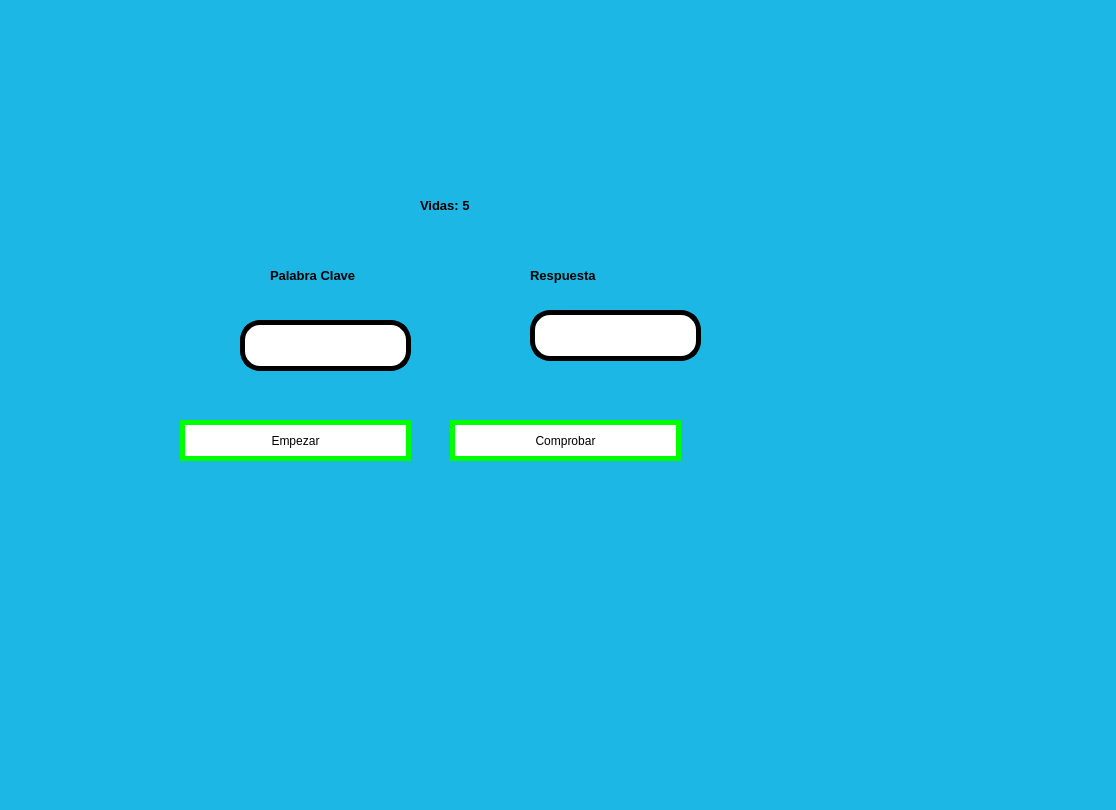
<?xml version="1.0" encoding="UTF-8"?>
<ui version="4.0">
 <class>MainWindow</class>
 <widget class="QMainWindow" name="MainWindow">
  <property name="geometry">
   <rect>
    <x>0</x>
    <y>0</y>
    <width>1116</width>
    <height>810</height>
   </rect>
  </property>
  <property name="windowTitle">
   <string>MainWindow</string>
  </property>
  <property name="styleSheet">
   <string notr="true">
background-color: rgb(29, 183, 230);</string>
  </property>
  <widget class="QWidget" name="centralwidget">
   <widget class="QPushButton" name="btn_comprobar">
    <property name="geometry">
     <rect>
      <x>450</x>
      <y>420</y>
      <width>231</width>
      <height>41</height>
     </rect>
    </property>
    <property name="styleSheet">
     <string notr="true">background-color: rgb(255,255,255);
color: rgb(0,0,0);
border-radius:25px;
border:5px solid lime</string>
    </property>
    <property name="text">
     <string>Comprobar</string>
    </property>
   </widget>
   <widget class="QLabel" name="imagen_4">
    <property name="geometry">
     <rect>
      <x>140</x>
      <y>40</y>
      <width>201</width>
      <height>111</height>
     </rect>
    </property>
    <property name="styleSheet">
     <string notr="true"/>
    </property>
    <property name="text">
     <string/>
    </property>
    <property name="pixmap">
     <pixmap resource="../Archivos/Recursos.qrc">:/ejercicios/log_uat_nuevo.png</pixmap>
    </property>
    <property name="scaledContents">
     <bool>true</bool>
    </property>
   </widget>
   <widget class="QLabel" name="imagen">
    <property name="geometry">
     <rect>
      <x>740</x>
      <y>40</y>
      <width>151</width>
      <height>131</height>
     </rect>
    </property>
    <property name="styleSheet">
     <string notr="true"/>
    </property>
    <property name="text">
     <string/>
    </property>
    <property name="pixmap">
     <pixmap resource="../Archivos/Recursos.qrc">:/ejercicios/FIT_logo_vertical.png</pixmap>
    </property>
    <property name="scaledContents">
     <bool>true</bool>
    </property>
   </widget>
   <widget class="QLineEdit" name="box">
    <property name="geometry">
     <rect>
      <x>240</x>
      <y>320</y>
      <width>171</width>
      <height>51</height>
     </rect>
    </property>
    <property name="font">
     <font>
      <weight>75</weight>
      <bold>true</bold>
     </font>
    </property>
    <property name="styleSheet">
     <string notr="true">background-color: rgb(255, 255, 255);
border-radius:20px;
border:  5px solid black;
</string>
    </property>
    <property name="text">
     <string/>
    </property>
    <property name="alignment">
     <set>Qt::AlignCenter</set>
    </property>
   </widget>
   <widget class="QLabel" name="Clave">
    <property name="geometry">
     <rect>
      <x>270</x>
      <y>260</y>
      <width>241</width>
      <height>31</height>
     </rect>
    </property>
    <property name="font">
     <font>
      <pointsize>10</pointsize>
      <weight>75</weight>
      <bold>true</bold>
     </font>
    </property>
    <property name="text">
     <string>Palabra Clave</string>
    </property>
   </widget>
   <widget class="QLabel" name="vidas">
    <property name="geometry">
     <rect>
      <x>420</x>
      <y>190</y>
      <width>101</width>
      <height>31</height>
     </rect>
    </property>
    <property name="font">
     <font>
      <pointsize>10</pointsize>
      <weight>75</weight>
      <bold>true</bold>
     </font>
    </property>
    <property name="text">
     <string>Vidas: 5</string>
    </property>
   </widget>
   <widget class="QLineEdit" name="respuesta_box">
    <property name="geometry">
     <rect>
      <x>530</x>
      <y>310</y>
      <width>171</width>
      <height>51</height>
     </rect>
    </property>
    <property name="font">
     <font>
      <weight>75</weight>
      <bold>true</bold>
     </font>
    </property>
    <property name="styleSheet">
     <string notr="true">background-color: rgb(255, 255, 255);
border-radius:20px;
border:  5px solid black;
</string>
    </property>
    <property name="text">
     <string/>
    </property>
    <property name="alignment">
     <set>Qt::AlignCenter</set>
    </property>
   </widget>
   <widget class="QLabel" name="RespuestaClave">
    <property name="geometry">
     <rect>
      <x>530</x>
      <y>260</y>
      <width>241</width>
      <height>31</height>
     </rect>
    </property>
    <property name="font">
     <font>
      <pointsize>10</pointsize>
      <weight>75</weight>
      <bold>true</bold>
     </font>
    </property>
    <property name="text">
     <string>Respuesta</string>
    </property>
   </widget>
   <widget class="QPushButton" name="btn_empezar">
    <property name="geometry">
     <rect>
      <x>180</x>
      <y>420</y>
      <width>231</width>
      <height>41</height>
     </rect>
    </property>
    <property name="styleSheet">
     <string notr="true">background-color: rgb(255,255,255);
color: rgb(0,0,0);
border-radius:25px;
border:5px solid lime</string>
    </property>
    <property name="text">
     <string>Empezar</string>
    </property>
   </widget>
  </widget>
  <widget class="QMenuBar" name="menubar">
   <property name="geometry">
    <rect>
     <x>0</x>
     <y>0</y>
     <width>1116</width>
     <height>26</height>
    </rect>
   </property>
  </widget>
  <widget class="QStatusBar" name="statusbar"/>
 </widget>
 <resources>
  <include location="../Archivos/Recursos.qrc"/>
  <include location="../../Archivos/Recursos.qrc"/>
 </resources>
 <connections/>
</ui>
